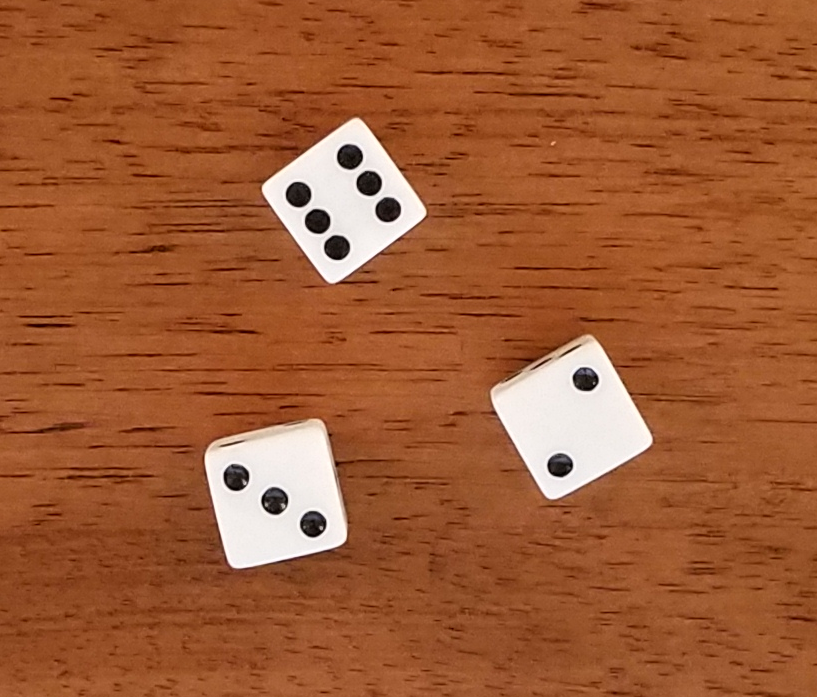
#> input picture input/dice6.png, 817 x 697 px
$ jupyter execute object_detection.ipynb
#> lines starting #> are read from the running program, lines starting #| are printed output that depends on the picture; after the words box and inside, x2 and y2 are one past the last pixel; in counts of white or black regions, pixels touching at a corner belong together
[cell 1]
import cv2

[cell 2]
image = cv2.imread("./input/dice6.png")
#> image is the input picture: shape (697, 817, 3); mean B, G, R 53.1, 91.5, 158.7
type(image)

[cell 3]
cv2.startWindowThread()

cv2.imshow("im",image)
cv2.waitKey(0)
cv2.destroyWindow("im")
cv2.waitKey(1)

[cell 4]
gray=cv2.cvtColor(image,cv2.COLOR_BGR2GRAY)
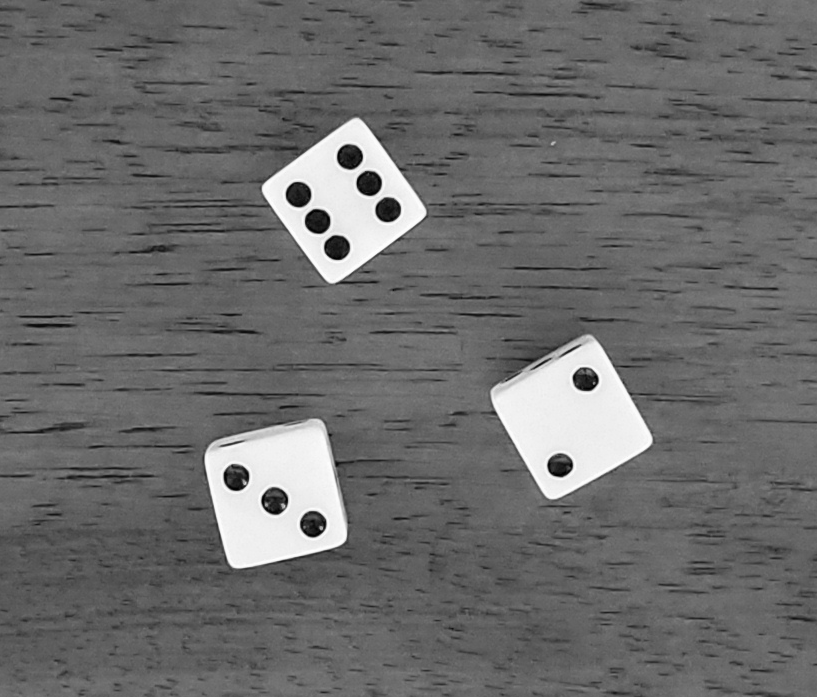
#> gray: shape (697, 817); min 1, max 254, mean 107.2
edged = cv2.Canny(image, 100, 550)
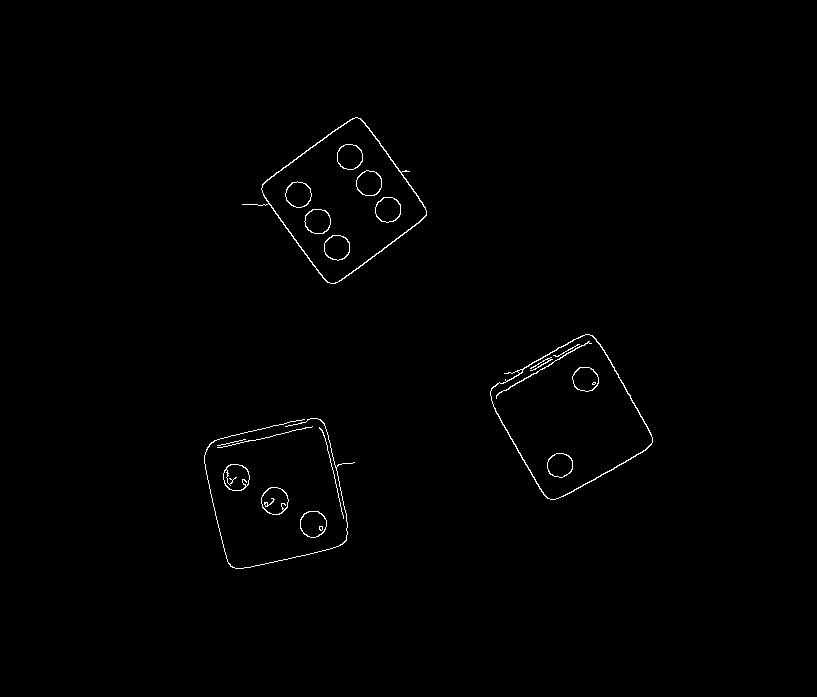
#> edged: shape (697, 817); 0.62% white in thin lines or dots, all inside (x1, y1, x2, y2) = (204, 117, 653, 569)
cnts, hier  = cv2.findContours(edged.copy(), cv2.RETR_EXTERNAL, cv2.CHAIN_APPROX_SIMPLE)
#> cnts = 9 contours, 3 with area under 20; largest, box (x1, y1, x2, y2) and area: (490, 334, 653, 500) 16077, (242, 117, 427, 284) 15493, (261, 487, 289, 515) 575, (223, 464, 250, 491) 556, (300, 511, 327, 538) 547, (204, 418, 355, 569) 25

[cell 5]
for c in cnts:
    print(cv2.boundingRect(c))
#> this loop made 9 passes
#| (300, 511, 27, 27)
#| (261, 487, 28, 28)
#| (223, 464, 27, 27)
#| (217, 439, 29, 7)
#| (319, 427, 25, 92)
#| (217, 426, 96, 22)
#| (204, 418, 151, 151)
#| (490, 334, 163, 166)
#> (further printed lines are left out)

[cell 6]
idx = 0
for c in cnts:
    x,y,w,h = cv2.boundingRect(c)
    if w>100 and h>100:
        idx+=1
        new_img=image[y:y+h,x:x+w]
        cv2.imshow('newimg',new_img)
        cv2.waitKey(0)
        cv2.destroyWindow('newimg')
        cv2.waitKey(1)
#> this loop made 9 passes
#> (x, y, w, h) on passes 1 to 9: (300, 511, 27, 27), (261, 487, 28, 28), (223, 464, 27, 27), (217, 439, 29, 7), (319, 427, 25, 92), (217, 426, 96, 22), (204, 418, 151, 151), (490, 334, 163, 166), (242, 117, 185, 167)
#> after the loop, idx = 3
        #cv2.imwrite(str(idx) + '.png', new_img)

[cell 7]
cv2.imshow("im",image)
cv2.waitKey(0)
cv2.destroyWindow('im')
cv2.waitKey(1)
#> Out = 27

$ run again, with input/dice1.png copied over input/dice6.png
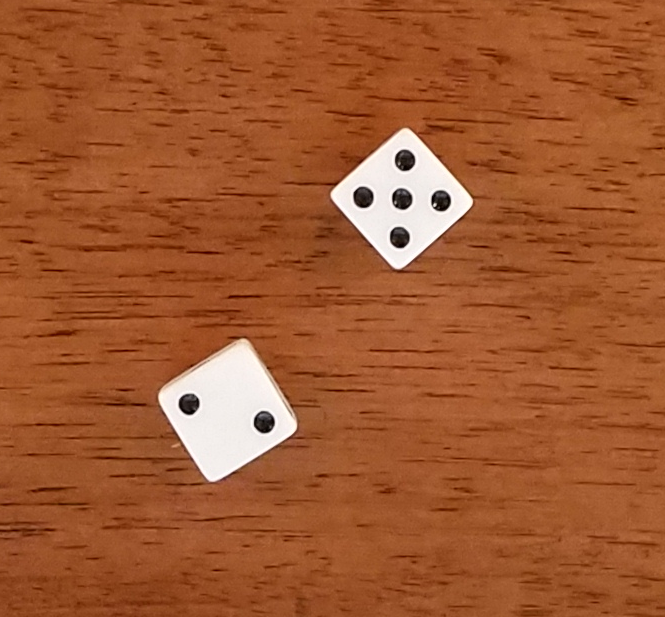
#> input picture input/dice1.png, 665 x 617 px
#> image is the input picture: shape (617, 665, 3); mean B, G, R 48.9, 88.9, 159.2
#> `gray=cv2.cvtColor(image,cv2.COLOR_BGR2GRAY)`:
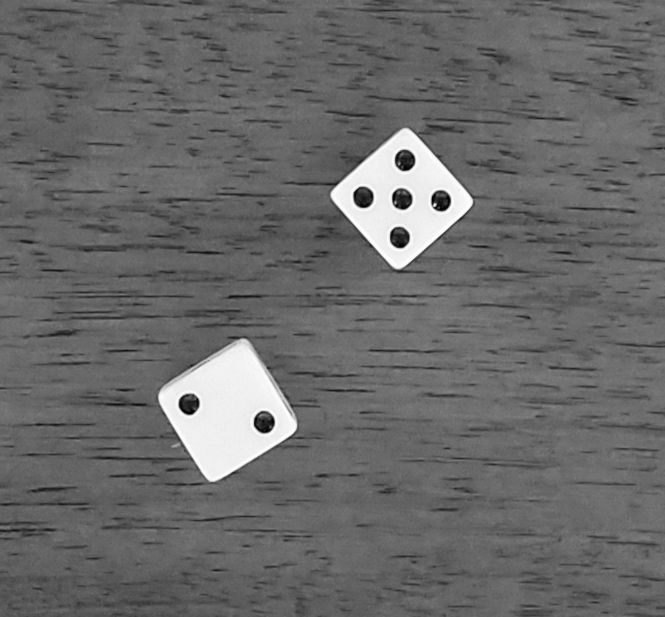
#> gray: shape (617, 665); min 1, max 254, mean 105.4
#> `edged = cv2.Canny(image, 100, 550)`:
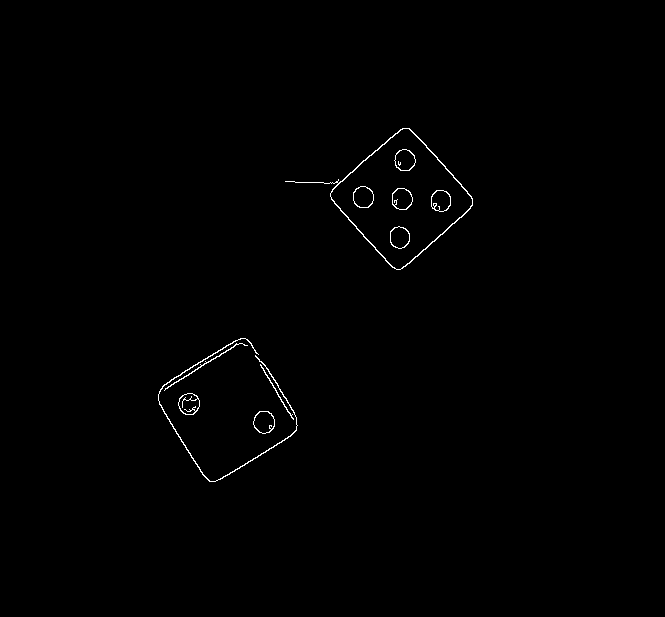
#> edged: shape (617, 665); 0.49% white in thin lines or dots, all inside (x1, y1, x2, y2) = (158, 128, 473, 482)
#> cnts = 6 contours; box (x1, y1, x2, y2) and area: (285, 128, 473, 270) 11264, (253, 411, 275, 434) 369, (178, 393, 200, 415) 354, (158, 338, 298, 482) 194, (164, 343, 248, 391) 46, (260, 364, 294, 420) 33
#> the loop `for c in cnts:` made 6 passes
#| (253, 411, 22, 23)
#| (178, 393, 22, 22)
#| (260, 364, 34, 56)
#| (164, 343, 84, 48)
#| (158, 338, 140, 144)
#> (further printed lines are left out)
#> the loop `for c in cnts:` made 6 passes
#> (x, y, w, h, idx) on passes 5 to 6: (158, 338, 140, 144, 1), (285, 128, 188, 142, 2)
#> after the loop `for c in cnts:`: idx = 2
#> Out = 27

$ run again, with input/dice2.png copied over input/dice6.png
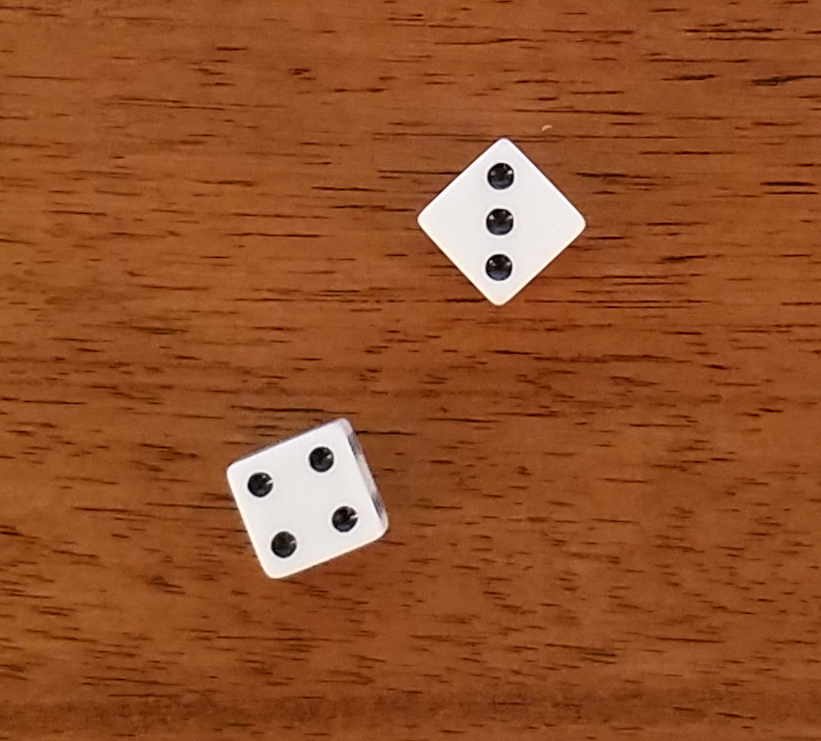
#> input picture input/dice2.png, 821 x 741 px
#> image is the input picture: shape (741, 821, 3); mean B, G, R 41.1, 80.7, 147.2
#> `gray=cv2.cvtColor(image,cv2.COLOR_BGR2GRAY)`:
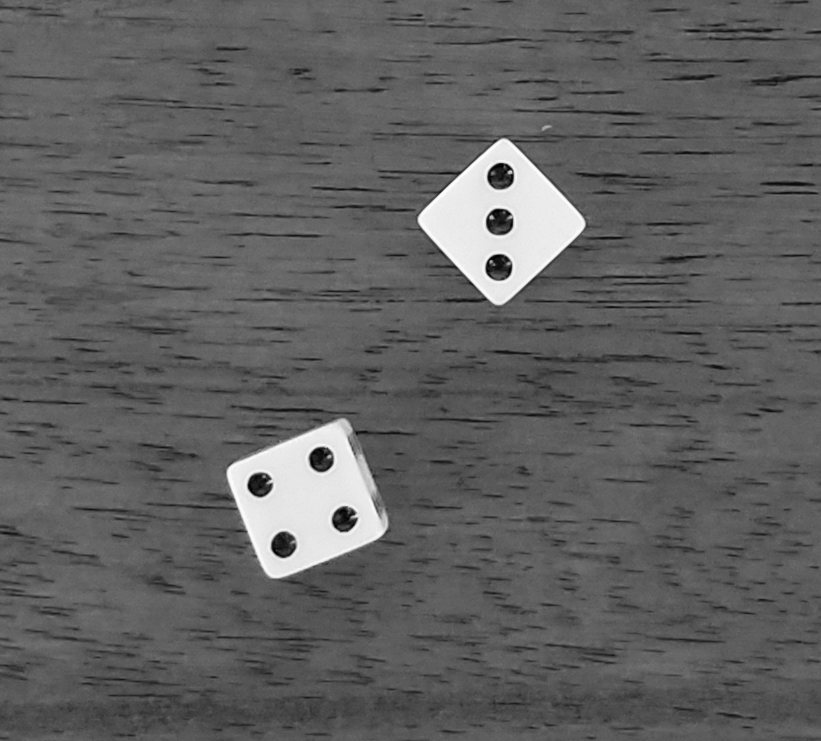
#> gray: shape (741, 821); min 1, max 254, mean 96
#> `edged = cv2.Canny(image, 100, 550)`:
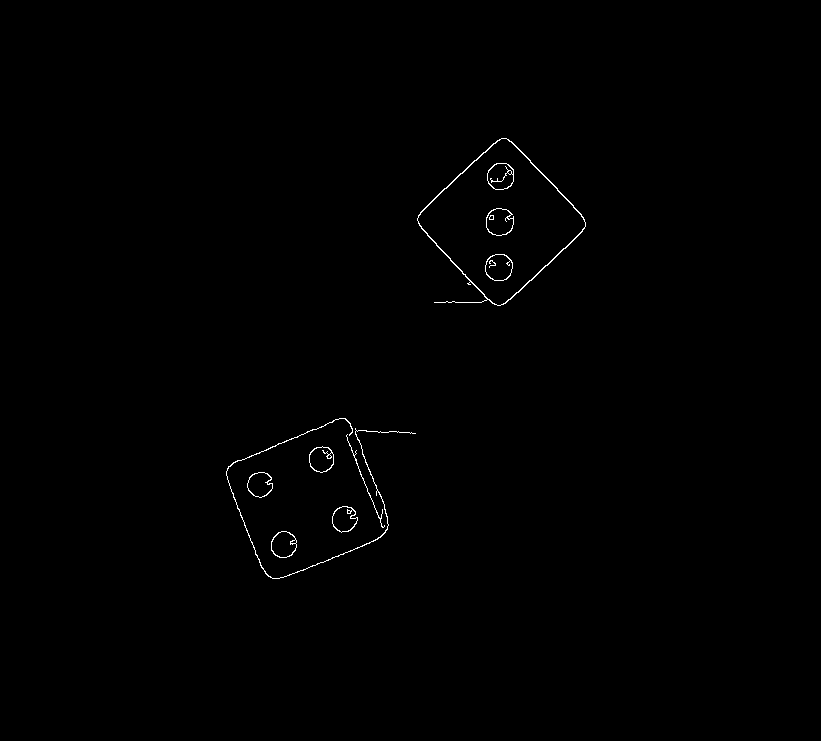
#> edged: shape (741, 821); 0.39% white in thin lines or dots, all inside (x1, y1, x2, y2) = (226, 138, 586, 579)
#> cnts = 7 contours, 1 with area under 20; largest, box (x1, y1, x2, y2) and area: (417, 138, 586, 306) 15692, (271, 531, 297, 558) 522, (309, 446, 334, 473) 500, (332, 506, 358, 533) 484, (247, 472, 273, 498) 476, (226, 418, 416, 579) 109
#> the loop `for c in cnts:` made 7 passes
#| (271, 531, 26, 27)
#| (332, 506, 26, 27)
#| (247, 472, 26, 26)
#| (309, 446, 25, 27)
#| (346, 434, 39, 94)
#> (further printed lines are left out)
#> the loop `for c in cnts:` made 7 passes
#> (x, y, w, h, idx) on passes 6 to 7: (226, 418, 190, 161, 1), (417, 138, 169, 168, 2)
#> after the loop `for c in cnts:`: idx = 2
#> Out = 27
